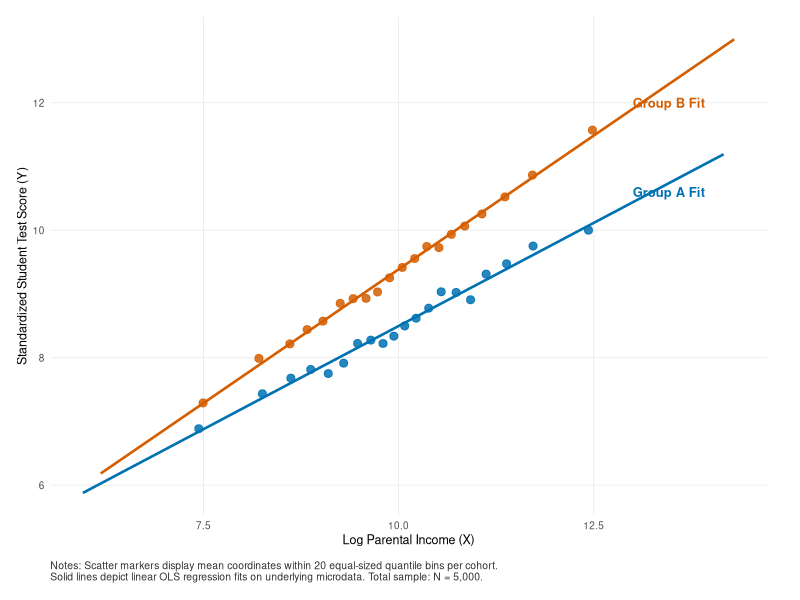
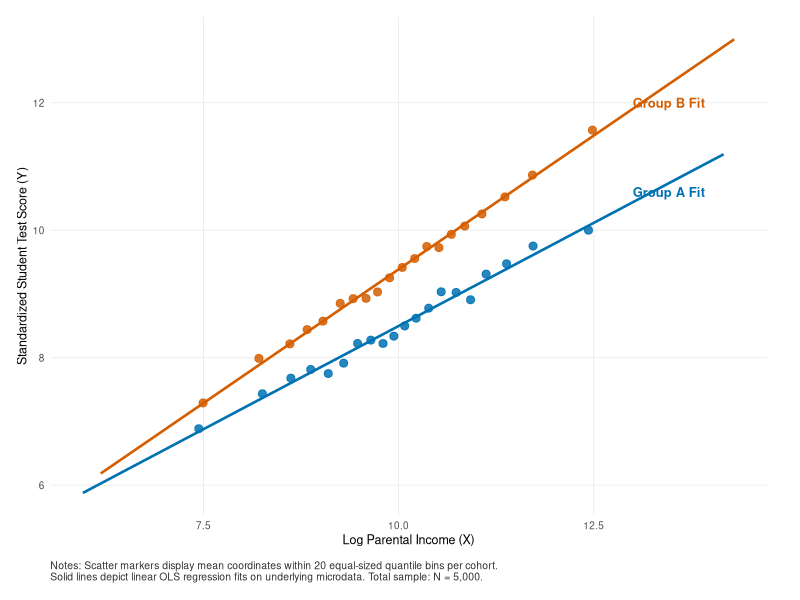

Generate these figures, in order, with R:
# Publication-Grade Binned Scatter Plot (R / ggplot2)
# Adheres to Gastel & Day exhibit standards and Cattaneo et al. (2024)
#
# Citations:
# - Cattaneo, M. D., R. K. Crump, M. H. Farrell, and Y. Feng (2024). On Binscatter.
#   American Economic Review, 114(5), 1488-1514.
#   DOI: 10.1257/aer.20221576

suppressPackageStartupMessages({
  library(ggplot2)
})

# 1. Simulate Microdata
simulate_binscatter_data <- function(n = 5000, seed = 42) {
  set.seed(seed)
  x <- rnorm(n, mean = 10, sd = 1.2)
  group <- rbinom(n, size = 1, prob = 0.5)
  beta_0 <- 2.0 - 0.8 * group
  beta_1 <- 0.65 + 0.17 * group
  y <- beta_0 + beta_1 * x + rnorm(n, mean = 0, sd = 0.9)
  
  data.frame(x = x, y = y, group = factor(group, labels = c("Group A", "Group B")))
}

# 2. Compute Quantile Bins
compute_quantile_bins <- function(df, n_bins = 20) {
  split_dfs <- split(df, df$group)
  
  binned_list <- lapply(split_dfs, function(sub_df) {
    probs <- seq(0, 1, length.out = n_bins + 1)
    breaks <- quantile(sub_df$x, probs = probs, na.rm = TRUE)
    sub_df$bin <- cut(sub_df$x, breaks = unique(breaks), include.lowest = TRUE)
    
    agg <- aggregate(cbind(x, y) ~ bin, data = sub_df, FUN = mean)
    agg$group <- sub_df$group[1]
    agg
  })
  
  do.call(rbind, binned_list)
}

# 3. Render Exhibit
plot_binscatter_r <- function(raw_df, binned_df, out_pdf = "binscatter_r.pdf", out_png = "binscatter_r.png") {
  p <- ggplot() +
    # Binned mean markers
    geom_point(
      data = binned_df,
      aes(x = x, y = y, color = group),
      size = 2.4,
      alpha = 0.85
    ) +
    # Linear OLS regression lines fit on microdata
    geom_smooth(
      data = raw_df,
      aes(x = x, y = y, color = group),
      method = "lm",
      formula = y ~ x,
      se = FALSE,
      linewidth = 0.9
    ) +
    scale_color_manual(values = c("Group A" = "#0072B2", "Group B" = "#D55E00")) +
    annotate("text", x = 13.0, y = 10.6, label = "Group A Fit", color = "#0072B2", size = 3.3, fontface = "bold", hjust = 0) +
    annotate("text", x = 13.0, y = 12.0, label = "Group B Fit", color = "#D55E00", size = 3.3, fontface = "bold", hjust = 0) +
    labs(
      x = "Log Parental Income (X)",
      y = "Standardized Student Test Score (Y)",
      caption = paste(
        "Notes: Scatter markers display mean coordinates within 20 equal-sized quantile bins per cohort.",
        "Solid lines depict linear OLS regression fits on underlying microdata. Total sample: N = 5,000.",
        sep = "\n"
      )
    ) +
    theme_minimal(base_size = 9, base_family = "sans") +
    theme(
      legend.position = "none",
      panel.grid.minor = element_blank(),
      panel.grid.major = element_line(color = "#ebebeb", linewidth = 0.3),
      plot.caption = element_text(size = 7.5, color = "#333333", hjust = 0, margin = margin(t = 10)),
      plot.margin = margin(12, 24, 12, 12)
    )
  
  ggsave(out_pdf, plot = p, width = 7.2, height = 4.6, device = "pdf")
  ggsave(out_png, plot = p, width = 7.2, height = 4.6, dpi = 300)
  message(sprintf("Saved: %s and %s", out_pdf, out_png))
  return(invisible(p))
}

main <- function() {
  args <- commandArgs(trailingOnly = FALSE)
  file_arg <- grep("^--file=", args, value = TRUE)
  if (length(file_arg) > 0) {
    script_dir <- dirname(normalizePath(sub("^--file=", "", file_arg[1]), winslash = "/"))
  } else {
    script_dir <- getwd()
  }
  
  raw <- simulate_binscatter_data()
  binned <- compute_quantile_bins(raw)
  out_pdf <- file.path(script_dir, "binscatter_r.pdf")
  out_png <- file.path(script_dir, "binscatter_r.png")
  plot_binscatter_r(raw, binned, out_pdf, out_png)
  invisible(NULL)
}

if (!interactive()) {
  main()
}
